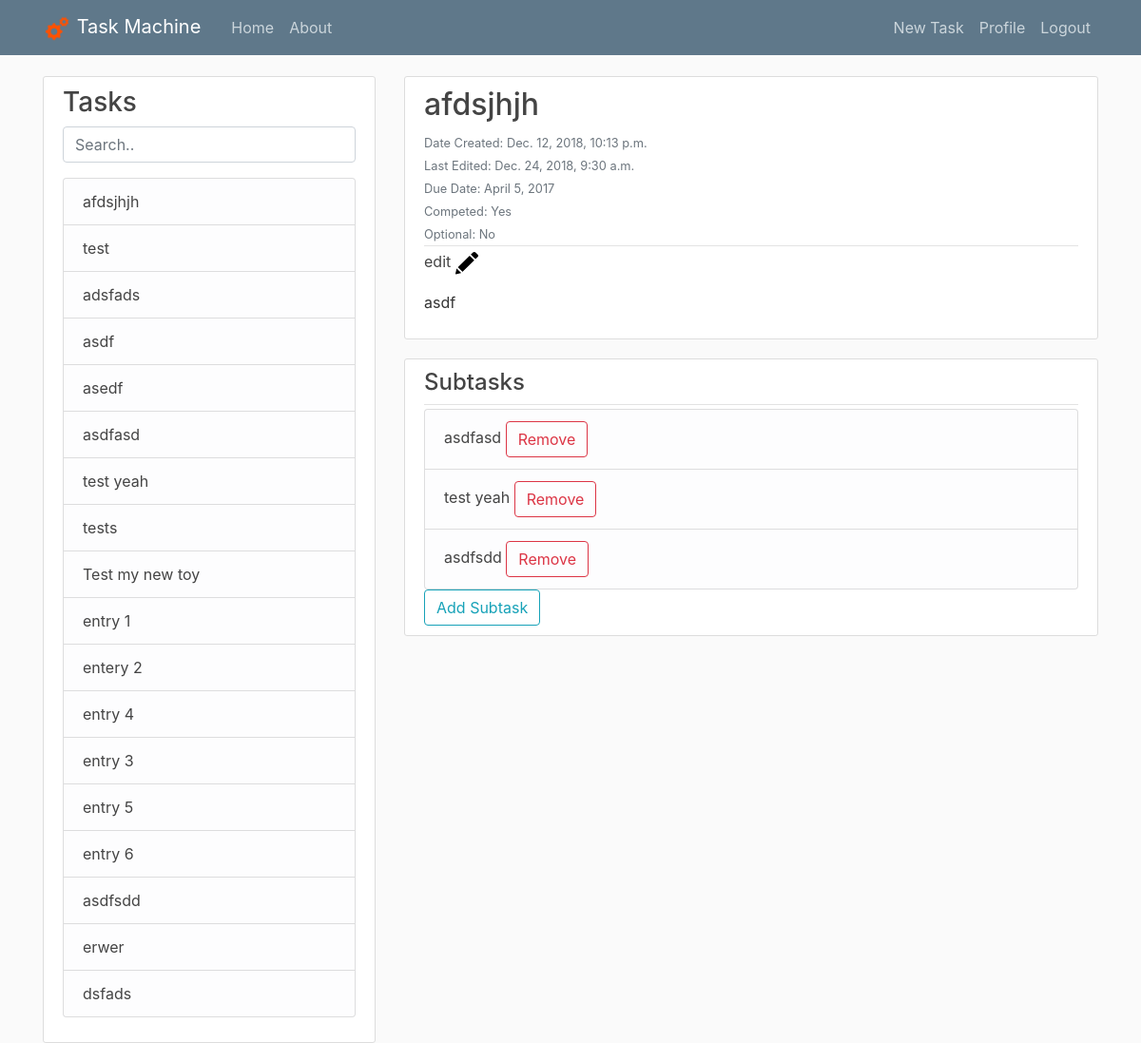
Before: /?id=43 (signed in) with the older database file.
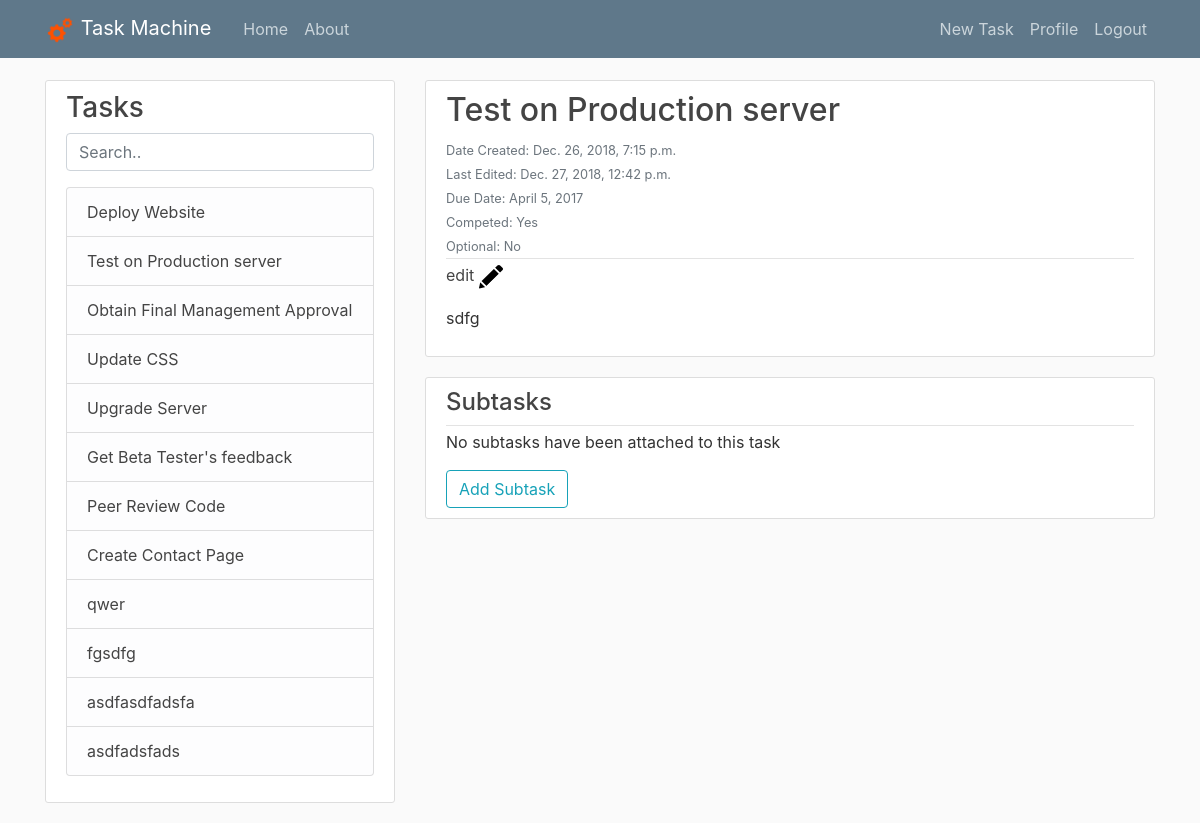
After: the same page with the newer database file.
### tasks/models.py (models this page shows, shortened)
class Post(models.Model):
    title = models.CharField(max_length=100)
    content = models.TextField(blank=True)
    date_posted = models.DateTimeField(auto_now_add=True)
    date_edited = models.DateTimeField(auto_now=True)
    author = models.ForeignKey(User, on_delete=models.CASCADE)
    children = models.ManyToManyField('self',symmetrical=False)
    due_date = models.DateField(blank=True,null=True)
    choices = (
        (True,'Yes'),
        (False,'No'),
    )
    complete = models.BooleanField(blank=False,choices=choices,default=False)
    optional = models.BooleanField(choices=choices,default=False)
    class Meta:
        unique_together = ('author', 'title')

### tasks/views.py (the view)
# urls.py: path('', PostListView.as_view(), name='tasks-home'),
class PostListView(LoginRequiredMixin,ListView):
    model = Post
    template_name = 'tasks/home.html'
    context_object_name = 'posts'
    ordering = ['-date_posted']
    def get_context_data(self, **kwargs):
        context = super(PostListView, self).get_context_data(**kwargs)
        context['post_list'] = Post.objects.all().filter(author=self.request.user)
        taskId = self.request.GET.get('id')
        UserPosts = Post.objects.filter(author=self.request.user)
        if UserPosts.count() < 1:
            context['post'] = None
            context['sublist'] = None
        elif taskId == 'new' or taskId is None or UserPosts.filter(pk=taskId).count() < 1:
            taskId = UserPosts.first().pk
            context['post'] = Post.objects.get(pk=taskId)
            context['sublist'] = context['post'].children.all()
        else:
            context['post'] = Post.objects.get(pk=taskId)
            context['sublist'] = context['post'].children.all()
        return context
    def get_queryset(self, **kwargs):
        return Post.objects.filter(author=self.request.user)

### tasks/templates/tasks/home.html (shortened to what this page needs)
{% extends "tasks/leftbar.html" %}
{% block header %}
<link href="http://cdnjs.cloudflare.com/ajax/libs/summernote/0.8.11/summernote.css" rel="stylesheet">
{% endblock header %}
{% block content %}
{% if post_list.count < 1 %}
    <div class="col-md-8">
        <div class="media content-section">
            <div class="media-body">
                <div class="article-metadata">
                    <h4>You have no tasks</h4>
                </div>
                <div>
                    <a class="btn btn-outline-info" href="/post/new/">Create Task</a>
                </div>
            </div>
        </div>
    </div>
{% else %}
    <div class="col-md-8">
        <article class="media content-section">
            <div class="media-body">
                <div class="media-body relative">
                    <div class="article-metadata">
                        <h2><span class="article-title">{{ post.title }}</a></h2>
                        <div class="dates">
                            <small class="text-muted">Date Created: {{ post.date_posted}}</small>
                            <br>
                            <small class="text-muted">Last Edited: {{ post.date_edited}}</small>
                            <br>
                            <small class="text-muted">Due Date: {{ post.due_date }}</small>
                        </div>
                        <div class="attributes">
                            <small class="text-muted">Competed: {% if post.complete %}Yes  {% else %}No  <span class="red dot"></span>{% endif %}</small>
                            <br>
                            <small class="text-muted">Optional: {% if post.optional %}Yes{% else %}No{% endif %}</small>
                        </div>
                    </div>
                </div>
                <div class="edit">
                    <a class="article-title edit" href="/post/{{ post.pk }}/update">
                        edit
                        <img src="media/edit-button.png" alt="Edit Post" width="25" height="25">
                    </a>
                </div>
                <div>
                    <p class="article-content">{{ post.content | safe }}</p>
                </div>
            </div>
        </article>
        <div class="media content-section">
            <div class="media-body">
                <div class="article-metadata">
                    <h4>Subtasks</h4>
                </div>
                <div class="scroll">
                    <ul class="list-group" id="subtasklist">
                    {% if sublist.count > 0 %}
                        {% for sub in sublist %}
                        <li class="list-group-item list-group-item-light substask" data-pk="{{ sub.pk }}">
                            <a class="article-title" href="/?id={{ sub.id }}">{{ sub.title }}</a>
                            <span class="btn btn-outline-danger remove-sub" onclick="removeSub({{ sub.pk }})">Remove</span></li>
                        {% endfor %}
                    {% else %}
                        <p class="article-content">No subtasks have been attached to this task</p>
                    {% endif %}
                    </ul>
                </div>
                <button class="btn btn-outline-info" type="button" id="addTask">Add Subtask</button>
            </div>
        </div>
    </div>
{% endif %}
{% endblock content %}

### tasks/templates/tasks/leftbar.html
{% extends "tasks/base.html" %}
{% block leftBar %}
<div class="col-md-4 leftbar" >
    <div class="content-section">
        <h3>Tasks</h3>
        <p class='text-muted'>
            <input class="form-control" id="myInputLeftBar" type="text" placeholder="Search..">
            <div class="scroll">
                <ul class="list-group" id="leftBarList">
                {% for post in post_list %}
                    <li class="list-group-item list-group-item-light"><a class="article-title" href="/?id={{ post.id }}">{{ post.title }}</a></li>
                {% endfor %}
                </ul>
            </div>
        </p>
    </div>
</div>
{% endblock leftBar %}

Changed rows visible on the page:
removed Post: title "afdsjhjh", date_posted "Dec. 12, 2018, 10:13 p.m.", date_edited "Dec. 24, 2018, 9:30 a.m.", due_date "April 5, 2017", content "asdf", shown under "Tasks"
removed Post: title "test", shown under "Tasks"
removed Post: title "adsfads", shown under "Tasks"
removed Post: title "asdf", shown under "Tasks"
removed Post: title "asedf", shown under "Tasks"
removed Post: title "asdfasd"
removed Post: title "test yeah"
removed Post: title "tests", shown under "Tasks"
removed Post: title "Test my new toy", shown under "Tasks"
removed Post: title "entry 1", shown under "Tasks"
removed Post: title "entery 2", shown under "Tasks"
removed Post: title "entry 4", shown under "Tasks"
removed Post: title "entry 3", shown under "Tasks"
removed Post: title "entry 5", shown under "Tasks"
removed Post: title "entry 6", shown under "Tasks"
removed Post: title "asdfsdd"
removed Post: title "erwer", shown under "Tasks"
removed Post: title "dsfads", shown under "Tasks"
added Post: title "Deploy Website", shown under "Tasks"
added Post: title "Test on Production server", date_posted "Dec. 26, 2018, 7:15 p.m.", date_edited "Dec. 27, 2018, 12:42 p.m.", due_date "April 5, 2017", content "sdfg", shown under "Tasks"
added Post: title "Obtain Final Management Approval", shown under "Tasks"
added Post: title "Update CSS", shown under "Tasks"
added Post: title "Upgrade Server", shown under "Tasks"
added Post: title "Get Beta Tester's feedback", shown under "Tasks"
added Post: title "Peer Review Code", shown under "Tasks"
added Post: title "Create Contact Page", shown under "Tasks"
added Post: title "qwer", shown under "Tasks"
added Post: title "fgsdfg", shown under "Tasks"
added Post: title "asdfasdfadsfa", shown under "Tasks"
added Post: title "asdfadsfads", shown under "Tasks"
Other visible differences:
text now shown: "No subtasks have been attached to this task"
